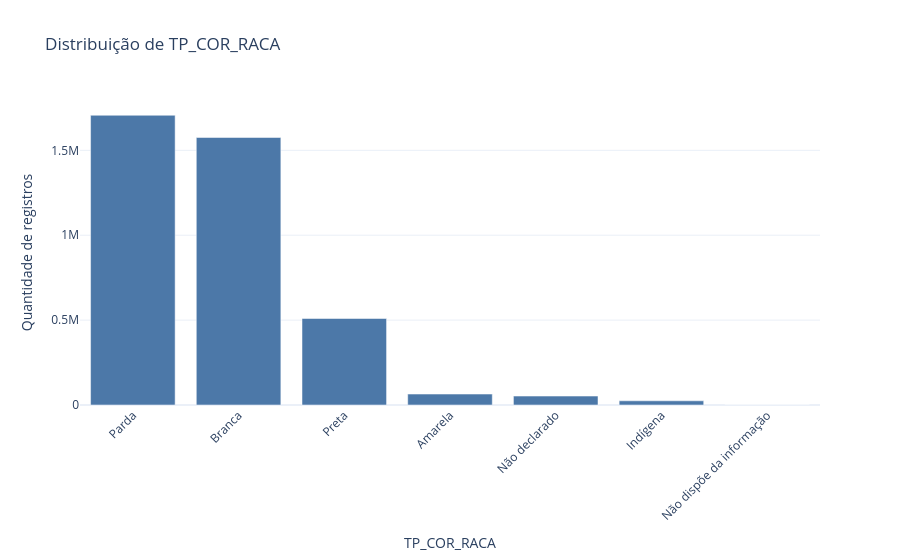

Write notebook code for a chart like this one.
### Markdown cell above
### `TP_COR_RACA`

Cor/raça

### Code cell
plotar_distribuicao_coluna('TP_COR_RACA')

### Figure 1 — Plotly figure (JSON) as saved in the notebook; plotly's stock layout.template omitted (floating-point values rounded to 4 significant figures)
{"data": [{"customdata": [["3", "Parda"], ["1", "Branca"], ["2", "Preta"], ["4", "Amarela"], ["0", "Não declarado"], ["5", "Indígena"], ["6", "Não dispõe da informação"]], "hovertemplate": "<b>%{x}</b><br>Registros: %{y:,.0f}<br>Label/código: %{customdata[0]}<br>Significado: %{customdata[1]}<extra></extra>", "legendgroup": "", "marker": {"color": "#4C78A8", "pattern": {"shape": ""}}, "name": "", "orientation": "v", "showlegend": false, "textposition": "auto", "type": "bar", "x": ["Parda", "Branca", "Preta", "Amarela", "Não declarado", "Indígena", "Não dispõe da informação"], "xaxis": "x", "y": [1706798, 1575848, 509511, 64512, 52575, 24711, 0], "yaxis": "y"}], "layout": {"barmode": "relative", "clickmode": "event+select", "dragmode": "select", "legend": {"tracegroupgap": 0}, "title": {"text": "Distribuição de TP_COR_RACA"}, "xaxis": {"anchor": "y", "domain": [0, 1], "tickangle": -45, "title": {"text": "TP_COR_RACA"}}, "yaxis": {"anchor": "x", "domain": [0, 1], "title": {"text": "Quantidade de registros"}}}}
